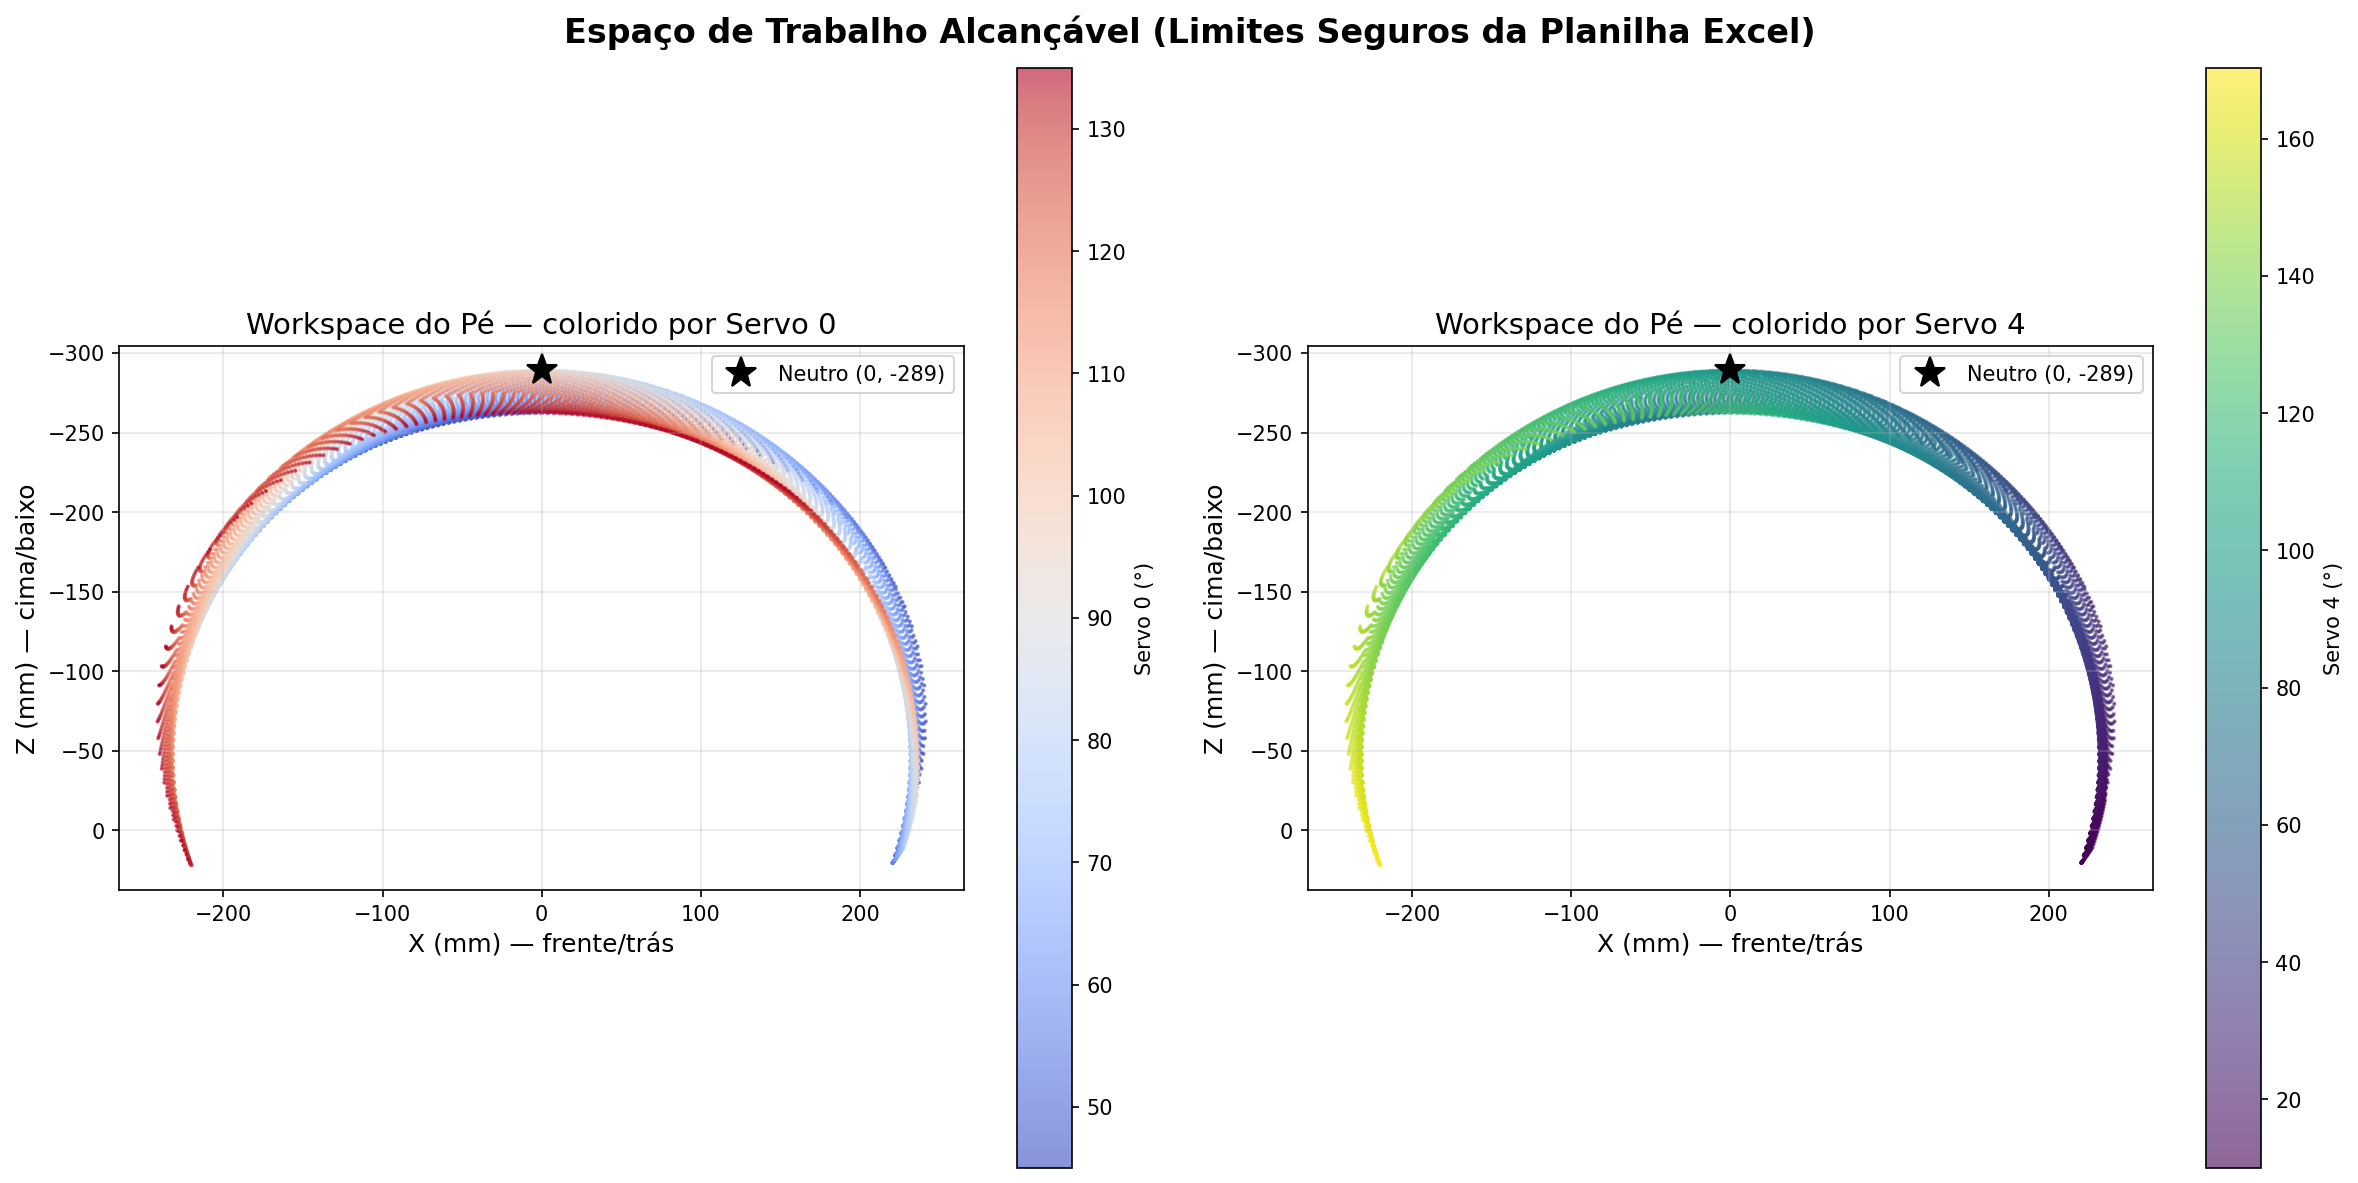

Write the Python code that produced this figure.
"""
workspace_map.py — Gera o mapa do workspace (espaço alcançável) do pé.

Varre todas as combinações seguras de servo 0 e servo 4 (dentro dos limites
da planilha Excel) e calcula a posição do pé via cinemática direta.
Salva o resultado como imagem e como tabela CSV.
"""

from math import cos, sin, sqrt, pi
import numpy as np
import matplotlib
matplotlib.use('Agg')  # backend sem GUI
import matplotlib.pyplot as plt

# ── Parâmetros físicos (mm) ──
L_BAR     = 120.0
L_COUPLE  = 39.0
L_TIBIA   = 130.0
D_CHASSIS = 39.0

SERVO0_NEUTRO = 90.0
SERVO4_NEUTRO = 90.0

# ── Limites de segurança (Excel) ──
LIMITES_TABLE = np.array([
    [  45.0,   10.0,  100.0],
    [  60.0,   10.0,  115.0],
    [  75.0,   10.0,  130.0],
    [  90.0,   15.0,  140.0],
    [ 105.0,   30.0,  155.0],
    [ 120.0,   45.0,  170.0],
    [ 135.0,   70.0,  170.0],
])

SERVO0_MIN = float(LIMITES_TABLE[:, 0].min())
SERVO0_MAX = float(LIMITES_TABLE[:, 0].max())


def servo4_min(s0):
    return float(np.interp(s0, LIMITES_TABLE[:, 0], LIMITES_TABLE[:, 1]))

def servo4_max(s0):
    return float(np.interp(s0, LIMITES_TABLE[:, 0], LIMITES_TABLE[:, 2]))


def forward_kinematics(servo0_deg, servo4_deg):
    alpha = np.radians(-(servo0_deg - SERVO0_NEUTRO))
    beta  = np.radians(-(servo4_deg - SERVO4_NEUTRO))

    ax = L_BAR * sin(alpha)
    az = -L_BAR * cos(alpha)

    bx = L_BAR * sin(beta)
    bz = -D_CHASSIS - L_BAR * cos(beta)

    dab = sqrt((bx - ax)**2 + (bz - az)**2)
    if dab > 1e-6:
        dx = (bx - ax) / dab
        dz = (bz - az) / dab
    else:
        dx, dz = 0.0, -1.0

    fx = bx + L_TIBIA * dx
    fz = bz + L_TIBIA * dz

    return fx, fz


# ── Varrer todo o espaço seguro ──
print("Calculando workspace...")

points_x = []
points_z = []
points_s0 = []
points_s4 = []

step = 1.0  # resolução de 1°

for s0 in np.arange(SERVO0_MIN, SERVO0_MAX + step/2, step):
    s4_lo = servo4_min(s0)
    s4_hi = servo4_max(s0)
    for s4 in np.arange(s4_lo, s4_hi + step/2, step):
        fx, fz = forward_kinematics(s0, s4)
        points_x.append(fx)
        points_z.append(fz)
        points_s0.append(s0)
        points_s4.append(s4)

points_x = np.array(points_x)
points_z = np.array(points_z)
points_s0 = np.array(points_s0)
points_s4 = np.array(points_s4)

# Ponto neutro
x_neutro, z_neutro = forward_kinematics(SERVO0_NEUTRO, SERVO4_NEUTRO)

print(f"Total de pontos: {len(points_x)}")
print(f"Range X: [{points_x.min():+.1f}, {points_x.max():+.1f}] mm")
print(f"Range Z: [{points_z.min():+.1f}, {points_z.max():+.1f}] mm")
print(f"Neutro:  ({x_neutro:+.1f}, {z_neutro:+.1f}) mm")

# ── Gerar visualização ──
fig, axes = plt.subplots(1, 2, figsize=(16, 8))

# --- Plot 1: Workspace colorido por servo 0 ---
ax1 = axes[0]
sc1 = ax1.scatter(points_x, points_z, c=points_s0, cmap='coolwarm', s=1, alpha=0.6)
ax1.plot(x_neutro, z_neutro, 'k*', markersize=15, label=f'Neutro ({x_neutro:.0f}, {z_neutro:.0f})')
ax1.set_xlabel('X (mm) — frente/trás', fontsize=12)
ax1.set_ylabel('Z (mm) — cima/baixo', fontsize=12)
ax1.set_title('Workspace do Pé — colorido por Servo 0', fontsize=14)
ax1.legend(fontsize=10)
ax1.set_aspect('equal')
ax1.grid(True, alpha=0.3)
ax1.invert_yaxis()  # Z negativo = abaixo
cbar1 = plt.colorbar(sc1, ax=ax1)
cbar1.set_label('Servo 0 (°)', fontsize=10)

# --- Plot 2: Workspace colorido por servo 4 ---
ax2 = axes[1]
sc2 = ax2.scatter(points_x, points_z, c=points_s4, cmap='viridis', s=1, alpha=0.6)
ax2.plot(x_neutro, z_neutro, 'k*', markersize=15, label=f'Neutro ({x_neutro:.0f}, {z_neutro:.0f})')
ax2.set_xlabel('X (mm) — frente/trás', fontsize=12)
ax2.set_ylabel('Z (mm) — cima/baixo', fontsize=12)
ax2.set_title('Workspace do Pé — colorido por Servo 4', fontsize=14)
ax2.legend(fontsize=10)
ax2.set_aspect('equal')
ax2.grid(True, alpha=0.3)
ax2.invert_yaxis()
cbar2 = plt.colorbar(sc2, ax=ax2)
cbar2.set_label('Servo 4 (°)', fontsize=10)

plt.suptitle('Espaço de Trabalho Alcançável (Limites Seguros da Planilha Excel)', fontsize=16, fontweight='bold')
plt.tight_layout()

output_path = r'd:\Carlo\Documentos\Raspberry Pi 4\Robot-Dog-Maua\test\leg_test\v2\workspace_map.png'
plt.savefig(output_path, dpi=150, bbox_inches='tight')
print(f"\nImagem salva em: {output_path}")

# ── Plot 3: Contorno do workspace (borda) ──
fig2, ax3 = plt.subplots(1, 1, figsize=(10, 8))

# Para cada s0 fixo, pegar os pontos extremos (s4_min e s4_max)
border_x = []
border_z = []

# Borda superior (s4_min para cada s0)
for s0 in np.arange(SERVO0_MIN, SERVO0_MAX + 0.5, 1.0):
    fx, fz = forward_kinematics(s0, servo4_min(s0))
    border_x.append(fx)
    border_z.append(fz)

# Borda inferior (s4_max para cada s0, em ordem reversa)
for s0 in np.arange(SERVO0_MAX, SERVO0_MIN - 0.5, -1.0):
    fx, fz = forward_kinematics(s0, servo4_max(s0))
    border_x.append(fx)
    border_z.append(fz)

# Fechar o contorno
border_x.append(border_x[0])
border_z.append(border_z[0])

ax3.fill(border_x, border_z, alpha=0.2, color='dodgerblue', label='Área alcançável')
ax3.plot(border_x, border_z, 'b-', linewidth=1.5)
ax3.plot(x_neutro, z_neutro, 'r*', markersize=20, label=f'Neutro ({x_neutro:.0f}, {z_neutro:.0f}) mm', zorder=5)

# Marcar linhas de s0 constante
for s0 in [45, 60, 75, 90, 105, 120, 135]:
    line_x = []
    line_z = []
    for s4 in np.arange(servo4_min(s0), servo4_max(s0) + 0.5, 1.0):
        fx, fz = forward_kinematics(s0, s4)
        line_x.append(fx)
        line_z.append(fz)
    ax3.plot(line_x, line_z, '--', alpha=0.5, linewidth=0.8, label=f's0={s0}°')

ax3.set_xlabel('X (mm) — frente(+) / trás(-)', fontsize=13)
ax3.set_ylabel('Z (mm) — abaixo(-)', fontsize=13)
ax3.set_title('Contorno do Workspace + Linhas de Servo 0 Constante', fontsize=14, fontweight='bold')
ax3.legend(loc='upper right', fontsize=9)
ax3.set_aspect('equal')
ax3.grid(True, alpha=0.3)
ax3.invert_yaxis()

output_path2 = r'd:\Carlo\Documentos\Raspberry Pi 4\Robot-Dog-Maua\test\leg_test\v2\workspace_contour.png'
plt.savefig(output_path2, dpi=150, bbox_inches='tight')
print(f"Contorno salvo em: {output_path2}")

# ── Salvar tabela dos pontos de borda ──
print("\n" + "=" * 60)
print("  RESUMO DO WORKSPACE")
print("=" * 60)
print(f"  X range:  {points_x.min():+.1f} mm  a  {points_x.max():+.1f} mm")
print(f"  Z range:  {points_z.min():+.1f} mm  a  {points_z.max():+.1f} mm")
print(f"  Neutro:   ({x_neutro:+.1f}, {z_neutro:+.1f}) mm")
print(f"  Total de combinações seguras: {len(points_x)}")
print()

# Pontos extremos
idx_max_x = np.argmax(points_x)
idx_min_x = np.argmin(points_x)
idx_max_z = np.argmax(points_z)
idx_min_z = np.argmin(points_z)

print("  Extremos:")
print(f"    Mais à frente:  ({points_x[idx_max_x]:+.1f}, {points_z[idx_max_x]:+.1f}) mm  [s0={points_s0[idx_max_x]:.0f}°, s4={points_s4[idx_max_x]:.0f}°]")
print(f"    Mais atrás:     ({points_x[idx_min_x]:+.1f}, {points_z[idx_min_x]:+.1f}) mm  [s0={points_s0[idx_min_x]:.0f}°, s4={points_s4[idx_min_x]:.0f}°]")
print(f"    Mais acima:     ({points_x[idx_max_z]:+.1f}, {points_z[idx_max_z]:+.1f}) mm  [s0={points_s0[idx_max_z]:.0f}°, s4={points_s4[idx_max_z]:.0f}°]")
print(f"    Mais abaixo:    ({points_x[idx_min_z]:+.1f}, {points_z[idx_min_z]:+.1f}) mm  [s0={points_s0[idx_min_z]:.0f}°, s4={points_s4[idx_min_z]:.0f}°]")
print("=" * 60)
